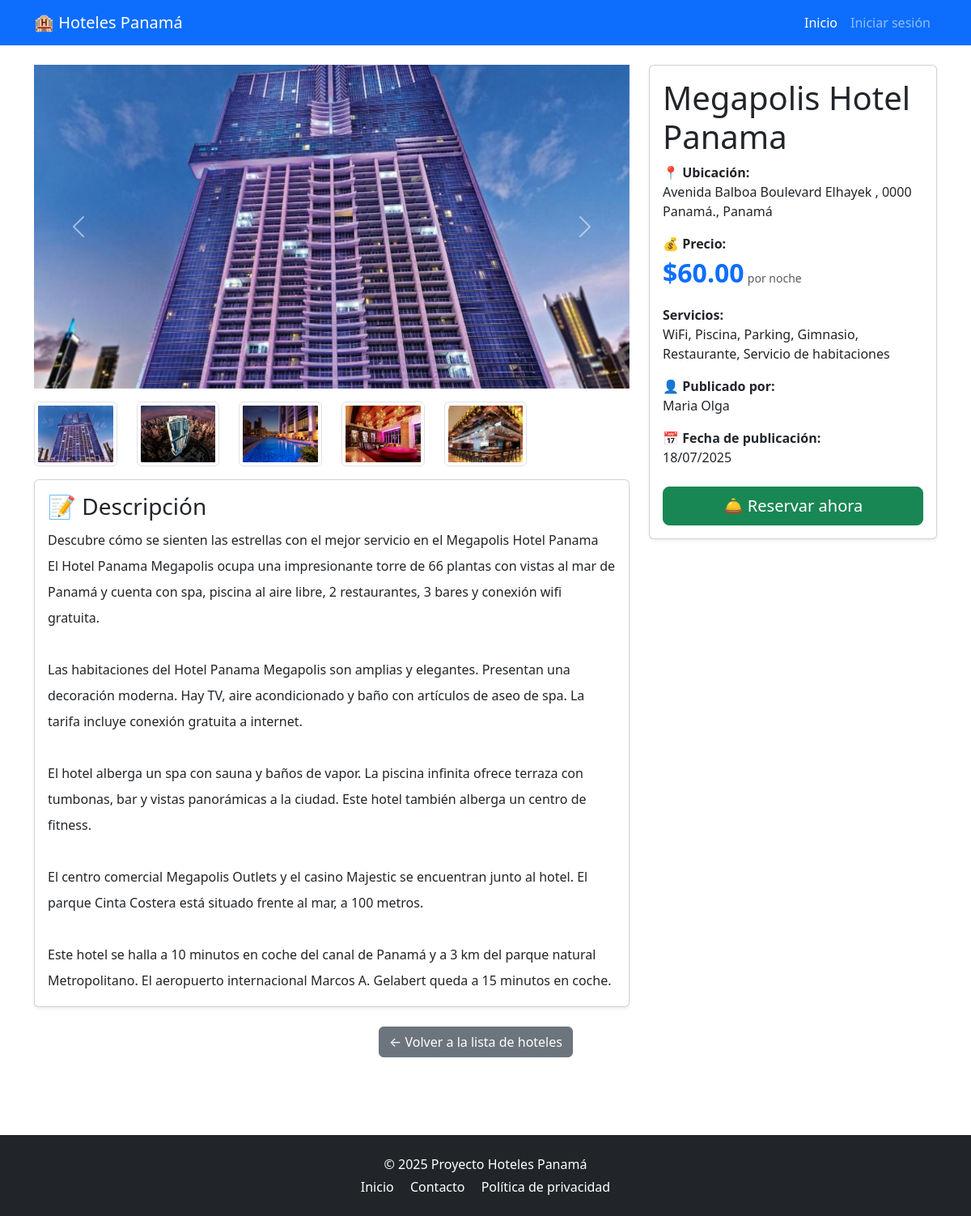
/detalleHotel.php?id=14, run on the app's committed database.
### tables this page shows
CREATE TABLE IF NOT EXISTS `hoteles` (
  `id` int NOT NULL AUTO_INCREMENT,
  `titulo` varchar(200) NOT NULL,
  `descripcion` text NOT NULL,
  `ubicacion` varchar(300) NOT NULL,
  `provincia` varchar(100) NOT NULL,
  `costo` decimal(10,2) NOT NULL,
  `autor` varchar(100) DEFAULT NULL,
  `publicar` tinyint(1) DEFAULT '0',
  `activo` tinyint(1) DEFAULT '1',
  `fecha_creacion` datetime DEFAULT CURRENT_TIMESTAMP,
  `fecha_actualizacion` datetime DEFAULT CURRENT_TIMESTAMP ON UPDATE CURRENT_TIMESTAMP,
  `numero_habitaciones` int NOT NULL DEFAULT '1',
  `tipos_habitacion` varchar(255) NOT NULL DEFAULT '',
  `wifi` tinyint(1) DEFAULT '0',
  `piscina` tinyint(1) DEFAULT '0',
  `parking` tinyint(1) DEFAULT '0',
  `gimnasio` tinyint(1) DEFAULT '0',
  `restaurante` tinyint(1) DEFAULT '0',
  `servicio_habitaciones` tinyint(1) DEFAULT '0',
  PRIMARY KEY (`id`)
);

### clases/hoteles.php (called while the page is built, shortened)
<?php
class Hotel {
    private $pdo;
    public function __construct($pdo) {
        $this->pdo = $pdo;
    }
    public function obtenerHotelPorId($hotelId) {
        $stmt = $this->pdo->prepare("
            SELECT h.*
            FROM hoteles h
            WHERE h.id = ? AND h.publicar = 1 AND h.activo = 1
        ");
        $stmt->execute([$hotelId]);
        return $stmt->fetch(PDO::FETCH_ASSOC);
    }
    public function obtenerImagenes($hotelId) {
        $stmt = $this->pdo->prepare("
            SELECT ruta
            FROM imagenes_hoteles
            WHERE hotel_id = ?
            ORDER BY id ASC
        ");
        $stmt->execute([$hotelId]);
        $imagenes = $stmt->fetchAll(PDO::FETCH_ASSOC);
        return $imagenes;
    }
}

### detalleHotel.php (the view, shortened to what this page needs)
<?php
require_once 'clases/hoteles.php';
$hotelId = isset($_GET['id']) ? intval($_GET['id']) : 0;
try {
    $pdo = BD::conectar();
    $hotelModel = new Hotel($pdo);
    $hotel = $hotelModel->obtenerHotelPorId($hotelId);
    $imagenes = $hotelModel->obtenerImagenes($hotelId);
} catch (Exception $e) {
    $error = "Error al cargar el hotel: " . $e->getMessage();
}
?>
<!DOCTYPE html>
<html lang="es">
<head>
    <link href="https://cdn.jsdelivr.net/npm/bootstrap@5.3.0/dist/css/bootstrap.min.css" rel="stylesheet">
</head>
<body>
    <?php include 'includes/header.php'; ?>
    <div class="container mt-4">
        <?php if (isset($error)): ?>
            <div class="alert alert-danger"><?= ($error) ?></div>
        <?php else: ?>
            <div class="row">
                <div class="col-lg-8">
                    <?php if (!empty($imagenes)): ?>
                        <div id="hotelCarousel" class="carousel slide mb-3" data-bs-ride="carousel">
                            <div class="carousel-inner">
                                <?php foreach ($imagenes as $index => $imagen): ?>
                                    <div class="carousel-item <?= $index == 0 ? 'active' : '' ?>">
                                        <img src="<?= ($imagen['ruta']) ?>"
                                             class="d-block w-100"
                                             style="height: 400px; object-fit: cover;"
                                             alt="<?= ($hotel['titulo']) ?>">
                                    </div>
                                <?php endforeach; ?>
                            </div>
                            <?php if (count($imagenes) > 1): ?>
                                <button class="carousel-control-prev" type="button" data-bs-target="#hotelCarousel" data-bs-slide="prev">
                                    <span class="carousel-control-prev-icon"></span>
                                </button>
                                <button class="carousel-control-next" type="button" data-bs-target="#hotelCarousel" data-bs-slide="next">
                                    <span class="carousel-control-next-icon"></span>
                                </button>
                            <?php endif; ?>
                        </div>
                        <?php if (count($imagenes) > 1): ?>
                            <div class="row">
                                <?php foreach ($imagenes as $index => $imagen): ?>
                                    <div class="col-2 mb-2">
                                        <img src="<?= ($imagen['ruta']) ?>"
                                             class="img-thumbnail w-100"
                                             style="height: 80px; object-fit: cover; cursor: pointer;"
                                             onclick="goToSlide(<?= $index ?>)">
                                    </div>
                                <?php endforeach; ?>
                            </div>
                        <?php endif; ?>
                    <?php endif; ?>
                    <div class="row mt-2">
                    <div class="col-12">
                        <div class="card shadow-sm">
                            <div class="card-body">
                                <h3 class="card-title">📝 Descripción</h3>
                                <p class="card-text lh-lg">
                                    <?= nl2br(($hotel['descripcion'])) ?>
                                </p>
                            </div>
                        </div>
                    </div>
                </div>
                </div>
                <div class="col-lg-4">
                    <div class="card shadow-sm">
                        <div class="card-body">
                            <h1 class="card-title"><?= ($hotel['titulo']) ?></h1>
                            <div class="mb-3">
                                <strong>📍 Ubicación:</strong><br>
                                <?= ($hotel['ubicacion']) ?>, <?= ($hotel['provincia']) ?>
                            </div>
                            <div class="mb-3">
                                <strong>💰 Precio:</strong><br>
                                <span class="fs-2 fw-bold text-primary">$<?= number_format($hotel['costo'], 2) ?></span>
                                <small class="text-muted">por noche</small>
                            </div>
                            <div class="mb-3">
                                <strong>Servicios:</strong><br>
                                <?php
                                $servicios = [];
                                if (!empty($hotel['wifi'])) $servicios[] = 'WiFi';
                                if (!empty($hotel['piscina'])) $servicios[] = 'Piscina';
                                if (!empty($hotel['parking'])) $servicios[] = 'Parking';
                                if (!empty($hotel['gimnasio'])) $servicios[] = 'Gimnasio';
                                if (!empty($hotel['restaurante'])) $servicios[] = 'Restaurante';
                                if (!empty($hotel['servicio_habitaciones'])) $servicios[] = 'Servicio de habitaciones';
                                if (count($servicios) > 0) {
                                    echo implode(', ', $servicios);
                                } else {
                                    echo 'No hay servicios disponibles';
                                }
                                ?>
                            </div>
                            <?php if ($hotel['autor']): ?>
                                <div class="mb-3">
                                    <strong>👤 Publicado por:</strong><br>
                                    <?= ($hotel['autor']) ?>
                                </div>
                            <?php endif; ?>
                            <?php if ($hotel['fecha_creacion']): ?>
                                <div class="mb-3">
                                    <strong>📅 Fecha de publicación:</strong><br>
                                    <?= date('d/m/Y', strtotime($hotel['fecha_creacion'])) ?>
                                </div>
                            <?php endif; ?>
                            <div class="d-grid mt-4">
                                <?php if (isset($_SESSION['usuario']) || isset($_SESSION['cliente'])): ?>
                                    <a href="reservar.php?hotel_id=<?= $hotel['id'] ?>" class="btn btn-success btn-lg">
                                        🛎️ Reservar ahora
                                    </a>
                                <?php else: ?>
                                    <a href="cibernauta/loginCiber.php" class="btn btn-success btn-lg">
                                        🛎️ Reservar ahora
                                    </a>
                                <?php endif; ?>
                            </div>
                        </div>
                    </div>
                </div>
                <div class="row mt-4 mb-5">
                    <div class="col-12 text-center">
                        <a href="index.php" class="btn btn-secondary">
                            ← Volver a la lista de hoteles
                        </a>
                    </div>
                </div>
            <?php endif; ?>
        </div>
    </div>
    <?php include 'includes/footer.php'; ?>
</body>
</html>

### data on the page
hoteles: descripcion "Descubre cómo se sienten las estrellas con el mejor servicio en el Megapolis Hotel Panama El Hotel Panama Megapolis ocupa una impresionante torre de 66 plantas con vistas al mar de Panamá y cuenta con spa, piscina al aire libre, 2 restaurantes, 3 bares y conexión wifi gratuita. Las habitaciones del Hotel Panama Megapolis son amplias y elegantes. Presentan una decoración moderna. Hay TV, aire acondicionado y baño con artículos de aseo de spa. La tarifa incluye conexión gratuita a internet. El hotel alberga un spa con sauna y baños de vapor. La piscina infinita ofrece terraza con tumbonas, bar y vistas panorámicas a la ciudad. Este hotel también alberga un centro de fitness. El centro…", titulo "Megapolis Hotel Panama", ubicacion "Avenida Balboa Boulevard Elhayek , 0000 Panamá.", provincia "Panamá", costo "60.00", autor "Maria Olga", fecha_creacion "18/07/2025"

### other printed values
implode(', ', $servicios) "WiFi, Piscina, Parking, Gimnasio, Restaurante, Servicio de habitaciones"
